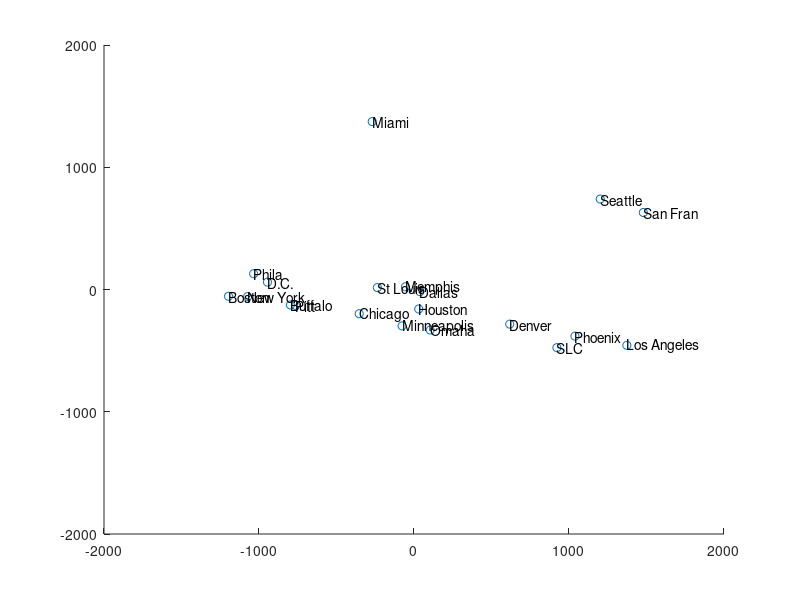

Source code (MATLAB):
UScities = csvread('UScities.csv')
D = UScities.^2;
for i = 1:20
    for j = i:20
        if(rand()<.1)
            D(i,j) = 0;
            D(j,i) = 0;
        end
    end
end

n = size(D,1);
normSum = sum(sum(D))/(2*n);
norms = (sum(D) - normSum)/n;
F = -.5*(D - ones(n,1)*norms - norms'*ones(1,n));
[U,S] = svds(F,2)
X = U*sqrt(S);

scatter(-X(:,1),-X(:,2))
L = {'Boston','Buffalo','Chicago','Dallas','Denver','Houston','Los Angeles','Memphis','Miami','Minneapolis', 'New York','Omaha','Phila','Phoenix','Pitt','St Louis', 'SLC', 'San Fran','Seattle','D.C.'};
dx = 0.1; dy = 0.1;
text(-X(:,1)+dx, -X(:,2)+dy, L);
xlim([-2000,2000])
ylim([-2000,2000])

X = rand(n,2)
for i = 1:n
    for j = 1:n
        D(i,j) = norm(X(i,:) - X(j,:))^2;
    end
end